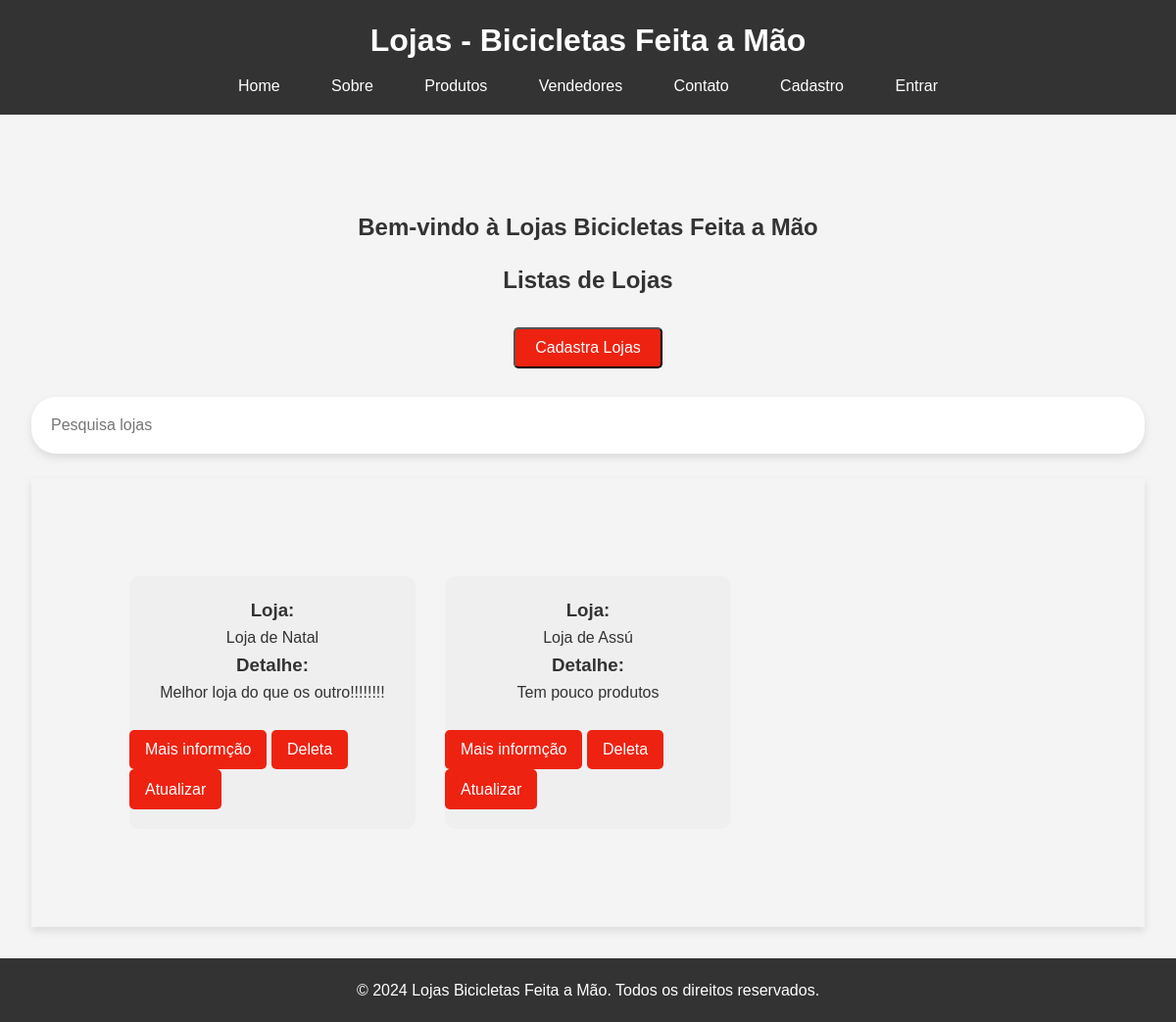
The app's page /lojas/ with its own data.
### bikcraft/models.py (models this page shows, shortened)
class Lojas(models.Model):
    nome = models.CharField(max_length=30, verbose_name='Nome da Loja')
    produtos = models.ManyToManyField(Bike, verbose_name='Produtos')
    cnpj = models.CharField(max_length=25, verbose_name='CNPJ')
    detalhe = models.TextField(blank=True, null=True, verbose_name='Descrição')

### bikcraft/views.py (the view)
# urls.py: path('lojas/', views.lojas, name='pagina-loja'),
def lojas(request):
    lojas = Lojas.objects.all()
    return render(request, 'lojas.html', {'lojas': lojas})

### bikcraft/templates/lojas.html
{% extends "base/lojas.html" %}
{% load static %}
{% block conteudo %}
<main>
    <section id="home">
        <h2><center>Bem-vindo à Lojas Bicicletas Feita a Mão</center></h2>
    </section>
    <h2><center>Listas de Lojas</center></h2>
    <br>
    <div class="button">
        <a href='{% url "cadastra-loja" %}'><button>Cadastra Lojas</button></a>
    </div>
    <br>
    <div class='col-12'>
        <input type='text' class='form-control' id='search' placeholder='Pesquisa lojas'>
    </div>
    <br>
    <section id="products">
        {% for loja in lojas %}
            <div class='product-card'>
                <h3>Loja:</h2>
                <p>{{loja.nome}}</p>
                <h3>Detalhe:</h3>
                <p>{{loja.detalhe}}</p>
                <div class="button-container">
                    <br>
                    <a href='{% url "detalhe-bikes" %}'><button>Mais informção</button></a>
                    <a href='{% url "deleta-lojas" loja.id %}'><button>Deleta</button></a>
                    <aid='atualizado'href='{% url "atualiza-lojas" loja.id %}'><button id='atualiza'>Atualizar</button></a>
                </div>
            </div>
        {% endfor %}
    </section>
</main>
{% endblock conteudo %}

### templates/static/base/css/lojas.css (style rules this page uses)
* { margin: 0; padding: 0; box-sizing: border-box; }
body { font-family: Arial, sans-serif; line-height: 1.6; background-color: #f4f4f4; color: #333; }
#home { text-align: center; margin: 4rem; }
main { padding: 2rem; }
section#home { margin-bottom: 1rem; }
section#products { display: grid; grid-template-columns: repeat(3, 1fr); gap: 30px; padding: 100px; box-shadow: 0 4px 8px rgba(0, 0, 0, 0.1); }
.col-12 { display: flex; align-items: center; background-color: #fff; padding: 10px; border-radius: 25px; box-shadow: 0 4px 8px rgba(0, 0, 0, 0.1); }
.form-control { border: none; outline: none; padding: 10px; width: 300px; border-radius: 25px 0 0 25px; font-size: 16px; }
.product-card { background: #efefef; grid-template-columns: 1fr; border-radius: 10px; padding: 20px 0px; justify-items: center; display: grid; }
.button { display: flex; justify-content: center; align-items: center; height: 6vh; }
.button button { padding: 10px 20px; font-size: 16px; cursor: pointer; background-color: #e21; color: #fff; border-radius: 5px; }
.button-container button { display: inline-block; margin-right: 10px padding: 10px 20px; font-size: 16px; cursor: pointer; background: #e21; color: #fff; padding: 0.7rem 1.0rem; border: none; border-radius: 5px; }
p { text-align: center; }

### records on screen
Lojas: nome "Loja de Natal", detalhe "Melhor loja do que os outro!!!!!!!!"
Lojas: nome "Loja de Assú", detalhe "Tem pouco produtos"
